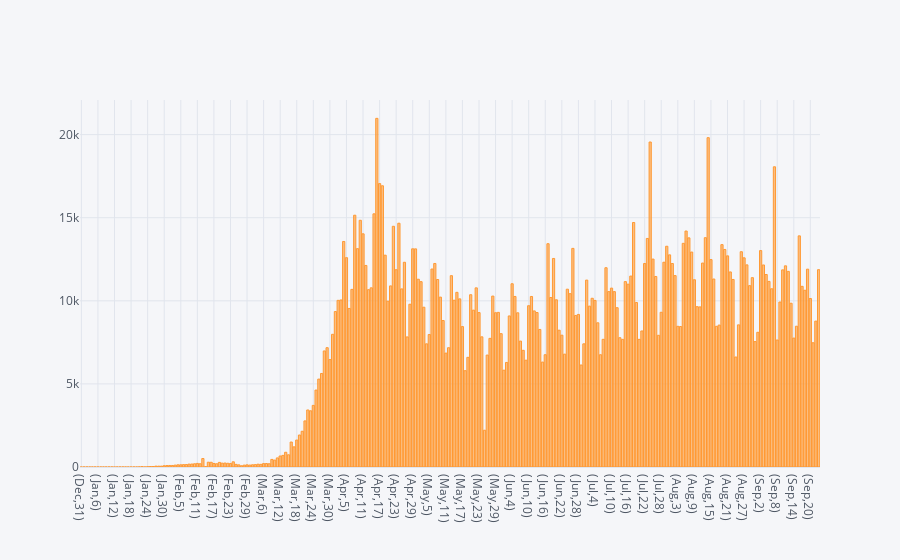

Write notebook code for a chart like this one.
### Code cell
df.iplot(kind='bar',x=['Month','Day'],y='new_deaths')

### Figure 1 — Plotly figure (JSON) as saved in the notebook; plotly's stock layout.template omitted (floating-point values rounded to 4 significant figures; data arrays with more than 128 entries replaced by an {"elided": "..."} marker saying what was removed)
{"data": [{"marker": {"color": "rgba(255, 153, 51, 0.6)", "line": {"color": "rgba(255, 153, 51, 1.0)", "width": 1}}, "name": "new_deaths", "orientation": "v", "text": "", "type": "bar", "x": {"elided": "268 str values"}, "y": {"elided": "268 int values"}}], "layout": {"legend": {"bgcolor": "#F5F6F9", "font": {"color": "#4D5663"}}, "paper_bgcolor": "#F5F6F9", "plot_bgcolor": "#F5F6F9", "title": {"font": {"color": "#4D5663"}}, "xaxis": {"gridcolor": "#E1E5ED", "showgrid": true, "tickfont": {"color": "#4D5663"}, "title": {"font": {"color": "#4D5663"}, "text": ""}, "zerolinecolor": "#E1E5ED"}, "yaxis": {"gridcolor": "#E1E5ED", "showgrid": true, "tickfont": {"color": "#4D5663"}, "title": {"font": {"color": "#4D5663"}, "text": ""}, "zerolinecolor": "#E1E5ED"}}}
